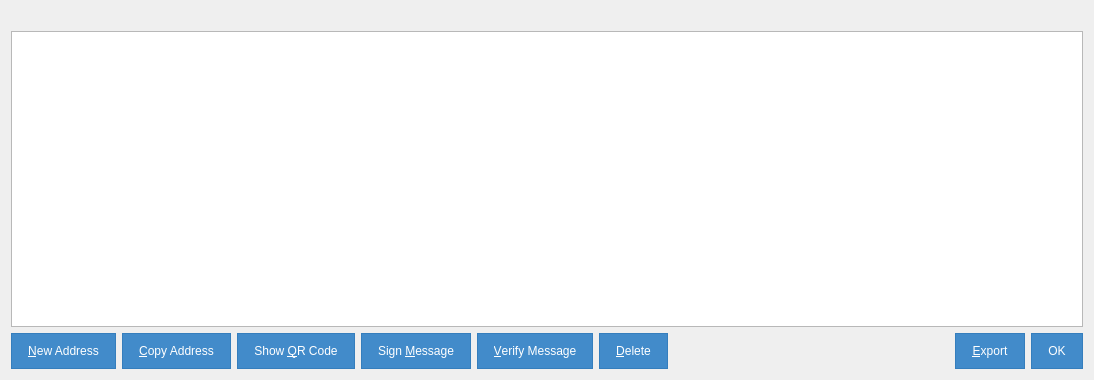
<?xml version="1.0" encoding="UTF-8"?>
<ui version="4.0">
 <class>AddressBookPage</class>
 <widget class="QWidget" name="AddressBookPage">
  <property name="geometry">
   <rect>
    <x>0</x>
    <y>0</y>
    <width>1094</width>
    <height>380</height>
   </rect>
  </property>
  <property name="windowTitle">
   <string>Address Book</string>
  </property>
  <property name="styleSheet">
   <string notr="true">QPushButton {
background-image: none;
border: 1px solid transparent;
color: white;
background-color: #428bca;
border-color: #357ebd;
padding: 10px 16px;
}
QPushButton:active {
color: white;
background-color: #3276b1;
border-color: #285e8e;
}
QPushButton:hover {
color: white;
background-color: #3276b1;
border-color: #285e8e;
}</string>
  </property>
  <layout class="QVBoxLayout" name="verticalLayout">
   <item>
    <widget class="QLabel" name="labelExplanation">
     <property name="textFormat">
      <enum>Qt::PlainText</enum>
     </property>
     <property name="wordWrap">
      <bool>true</bool>
     </property>
    </widget>
   </item>
   <item>
    <widget class="QTableView" name="tableView">
     <property name="contextMenuPolicy">
      <enum>Qt::CustomContextMenu</enum>
     </property>
     <property name="toolTip">
      <string>Double-click to edit address or label</string>
     </property>
     <property name="tabKeyNavigation">
      <bool>false</bool>
     </property>
     <property name="alternatingRowColors">
      <bool>true</bool>
     </property>
     <property name="selectionMode">
      <enum>QAbstractItemView::SingleSelection</enum>
     </property>
     <property name="selectionBehavior">
      <enum>QAbstractItemView::SelectRows</enum>
     </property>
     <property name="sortingEnabled">
      <bool>true</bool>
     </property>
     <attribute name="verticalHeaderVisible">
      <bool>false</bool>
     </attribute>
    </widget>
   </item>
   <item>
    <layout class="QHBoxLayout" name="horizontalLayout">
     <item>
      <widget class="QPushButton" name="newAddress">
       <property name="toolTip">
        <string>Create a new address</string>
       </property>
       <property name="text">
        <string>&amp;New Address</string>
       </property>
       <property name="icon">
        <iconset resource="../bitcoin.qrc">
         <normaloff>:/icons/add</normaloff>:/icons/add</iconset>
       </property>
      </widget>
     </item>
     <item>
      <widget class="QPushButton" name="copyAddress">
       <property name="toolTip">
        <string>Copy the currently selected address to the system clipboard</string>
       </property>
       <property name="text">
        <string>&amp;Copy Address</string>
       </property>
       <property name="icon">
        <iconset resource="../bitcoin.qrc">
         <normaloff>:/icons/editcopy</normaloff>:/icons/editcopy</iconset>
       </property>
      </widget>
     </item>
     <item>
      <widget class="QPushButton" name="showQRCode">
       <property name="text">
        <string>Show &amp;QR Code</string>
       </property>
       <property name="icon">
        <iconset resource="../bitcoin.qrc">
         <normaloff>:/icons/qrcode</normaloff>:/icons/qrcode</iconset>
       </property>
      </widget>
     </item>
     <item>
      <widget class="QPushButton" name="signMessage">
       <property name="toolTip">
        <string>Sign a message to prove you own a Standardcoin address</string>
       </property>
       <property name="text">
        <string>Sign &amp;Message</string>
       </property>
       <property name="icon">
        <iconset resource="../bitcoin.qrc">
         <normaloff>:/icons/edit</normaloff>:/icons/edit</iconset>
       </property>
      </widget>
     </item>
     <item>
      <widget class="QPushButton" name="verifyMessage">
       <property name="toolTip">
        <string>Verify a message to ensure it was signed with a specified Standardcoin address</string>
       </property>
       <property name="text">
        <string>&amp;Verify Message</string>
       </property>
       <property name="icon">
        <iconset resource="../bitcoin.qrc">
         <normaloff>:/icons/transaction_0</normaloff>:/icons/transaction_0</iconset>
       </property>
      </widget>
     </item>
     <item>
      <widget class="QPushButton" name="deleteAddress">
       <property name="toolTip">
        <string>Delete the currently selected address from the list</string>
       </property>
       <property name="text">
        <string>&amp;Delete</string>
       </property>
       <property name="icon">
        <iconset resource="../bitcoin.qrc">
         <normaloff>:/icons/remove</normaloff>:/icons/remove</iconset>
       </property>
      </widget>
     </item>
     <item>
      <spacer name="horizontalSpacer">
       <property name="orientation">
        <enum>Qt::Horizontal</enum>
       </property>
       <property name="sizeHint" stdset="0">
        <size>
         <width>40</width>
         <height>20</height>
        </size>
       </property>
      </spacer>
     </item>
     <item>
      <widget class="QPushButton" name="exportButton">
       <property name="toolTip">
        <string>Export the data in the current tab to a file</string>
       </property>
       <property name="text">
        <string>&amp;Export</string>
       </property>
       <property name="icon">
        <iconset resource="../bitcoin.qrc">
         <normaloff>:/icons/export</normaloff>:/icons/export</iconset>
       </property>
      </widget>
     </item>
     <item>
      <widget class="QDialogButtonBox" name="buttonBox">
       <property name="sizePolicy">
        <sizepolicy hsizetype="Maximum" vsizetype="Fixed">
         <horstretch>0</horstretch>
         <verstretch>0</verstretch>
        </sizepolicy>
       </property>
       <property name="standardButtons">
        <set>QDialogButtonBox::Ok</set>
       </property>
      </widget>
     </item>
    </layout>
   </item>
  </layout>
 </widget>
 <resources>
  <include location="../bitcoin.qrc"/>
 </resources>
 <connections/>
</ui>
